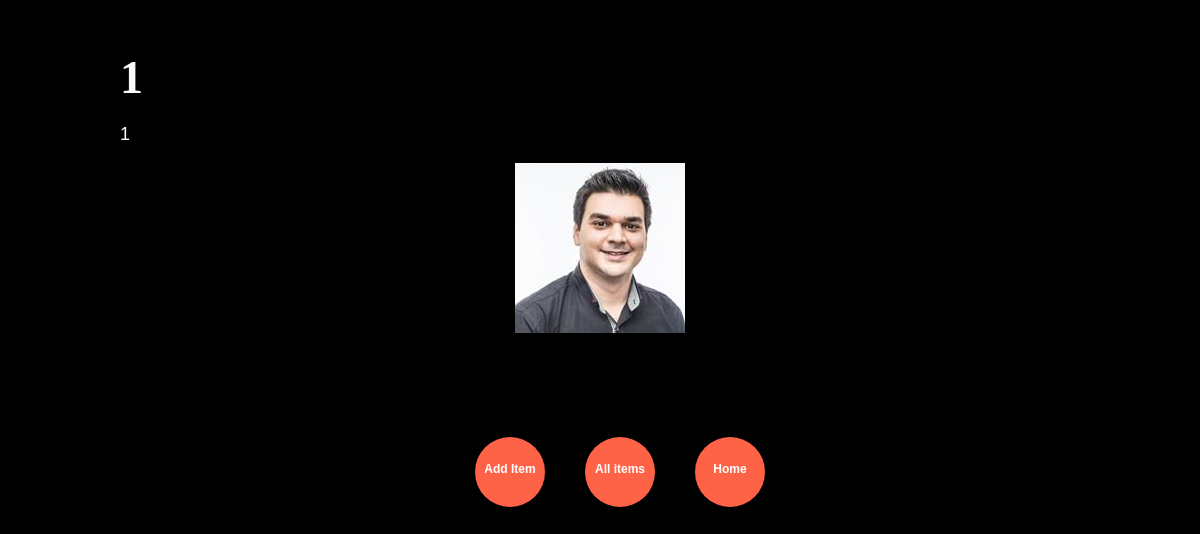
Before: /image/ with the older database file.
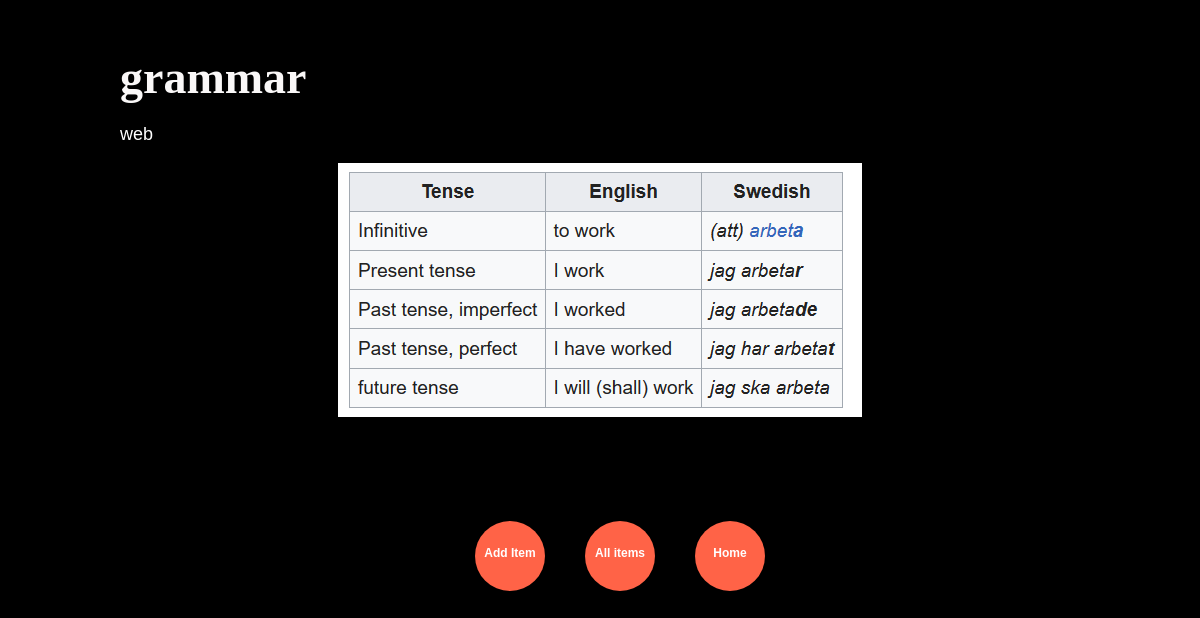
After: the same page with the newer database file.
### language_learning_platform/models/models.py (models this page shows, shortened)
class Image(db.Model):
    __tablename__ = 'images'
    id = db.Column(db.Integer, primary_key=True)
    title = db.Column(db.String(80), nullable=False)
    image_filename = db.Column(db.String, nullable=False, unique=True)
    description = db.Column(db.String, nullable=False)
    mastery = db.Column(db.String(20), nullable=False, default='Show More')
    @property
    def image_path(self):
        return os.path.join('uploads', 'images', self.image_filename).replace('\\', '/')

### language_learning_platform/routes/image.py (the view, shortened to what this page needs)
@image.route('/', methods=['GET', 'POST'])
def image_page():
    reminder_item = Image.query.order_by(func.random()).first()
    return render_template('image.html', reminder_item=reminder_item)

### templates/image.html (shortened to what this page needs)
{% extends 'base.html' %}
{% block content %}
<div class="content-wrapper">
    <div style="text-align: center; margin-top: 20px;">
        <h1 class="image-item" style="font-family: 'Comic Sans MS', cursive; color: rgb(250, 248, 248);">
            {% if reminder_item %}{{ reminder_item.title }}{% endif %}
        </h1>
        <p class="image-description">
            {% if reminder_item %}{{ reminder_item.description }}{% endif %}
        </p>
        {% if reminder_item %}
        <img class="tilted-image" src="{{ url_for('static', filename=reminder_item.image_path) }}" alt="Image">
        {% endif %}
    </div>
    <div class="circle-container">
        <div class="circle" onclick="toggleFormContainer(event);">
            <h2>Add Item</h2>
        </div>
        <a href="{{ url_for('image.all_image') }}">
            <div class="circle">
                <h2>All items</h2>
            </div>
        </a>
        <a href="{{ url_for('home') }}">
            <div class="circle">
                <h2>Home</h2>
            </div>
        </a>
    </div>
</div>
{% endblock %}

Changed rows visible on the page:
removed Image: title "1", description "1", image_filename (picture)
added Image: title "grammar", description "web", image_filename (picture)
